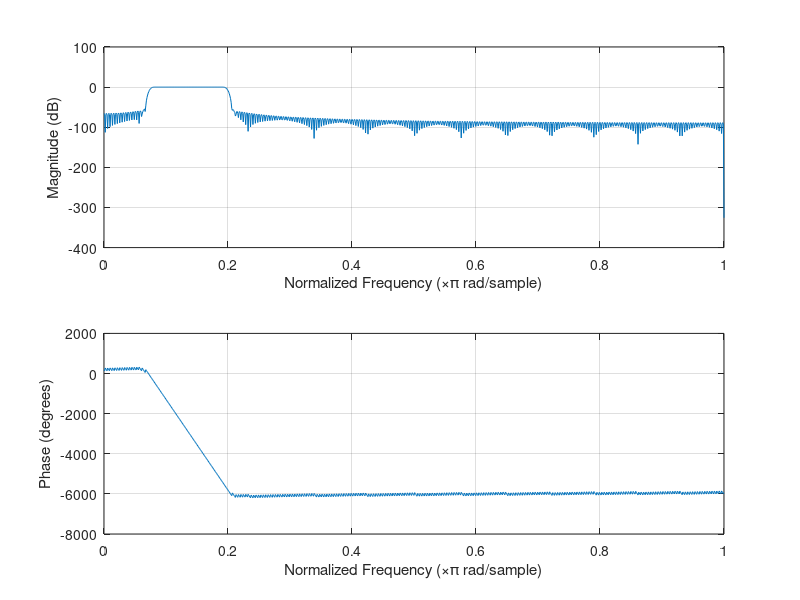
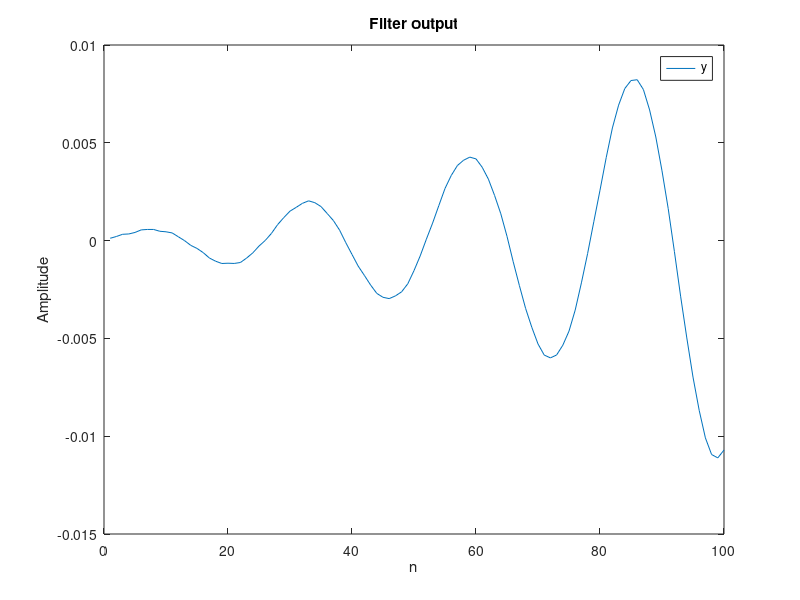
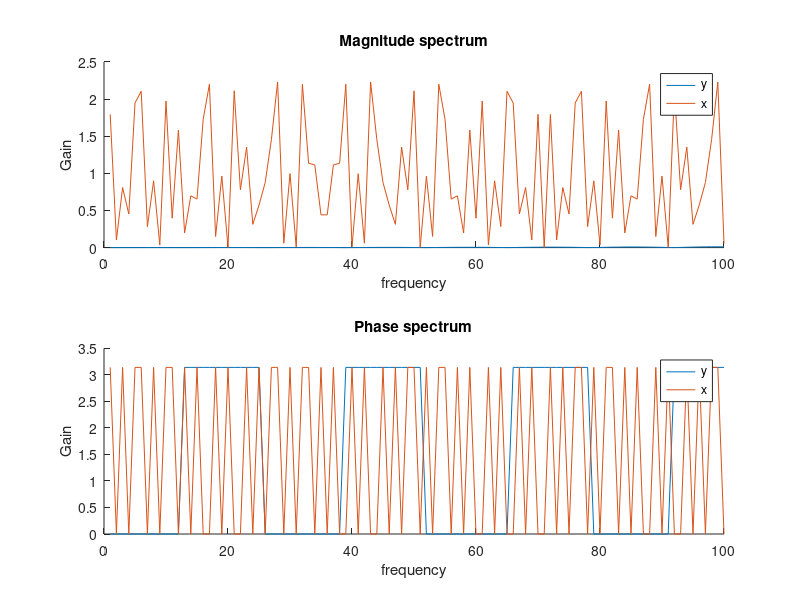

MATLAB code to generate these figures, in order:
%% Experiment - 4
% Exercise - 5
clc;
clear;
figure;

%% (a) Simulate the signal having frequencies 10Hz, 30Hz and 50Hz.
n = 1 : 100;  % Discrete time index
s_10 = sin(10 * n);
s_30 = sin(30 * n);
s_50 = sin(50 * n);
x = s_10 + s_30 + s_50;

%% (b) Design suitable FIR filter to select only 30Hz component (Use Hamming window).
Fs = 200;  % Sampling frequency
w_lp = 20 / Fs;  % Lower pass band edge frequency
w_ls = 10 / Fs;  % Lower stop band edge frequency
w_up = 40 / Fs;  % Upper pass band edge frequency
w_us = 50 / Fs;  % Upper stop band edge frequency
w_lc = w_ls + (w_lp - w_ls) / 2;  % Lower cutoff frequency
w_uc = w_up + (w_up - w_up) / 2;  % Upper cutoff frequency

k = 4;  % Hamming window
N = ceil((2 * k * pi) / (w_us - w_up));  % Order of filter
win = window(@hamming, N+1);  % Hamming window
NUM = fir1(N, [w_lc, w_uc], 'bandpass', win);  % Numerator coefficients of T[z]
DEN = [1];  % Denominator coefficients of T[z]
freqz(NUM, DEN)  % Frequency response

%% (c) Filter the signal using the designed filter.
y = filter(NUM, DEN, x);

figure;
plot(y)
title('Filter output')
xlabel('n'), ylabel('Amplitude'), legend('y')

%% (d) Plot the spectrum of the input and the filtered signal.
figure;

subplot(211)
hold on;
plot(abs(y))
plot(abs(x))
hold off;
title('Magnitude spectrum')
xlabel('frequency'), ylabel('Gain'), legend('y', 'x')

subplot(212)
hold on;
plot(angle(y))
plot(angle(x))
hold off;
title('Phase spectrum')
xlabel('frequency'), ylabel('Gain'), legend('y', 'x')
